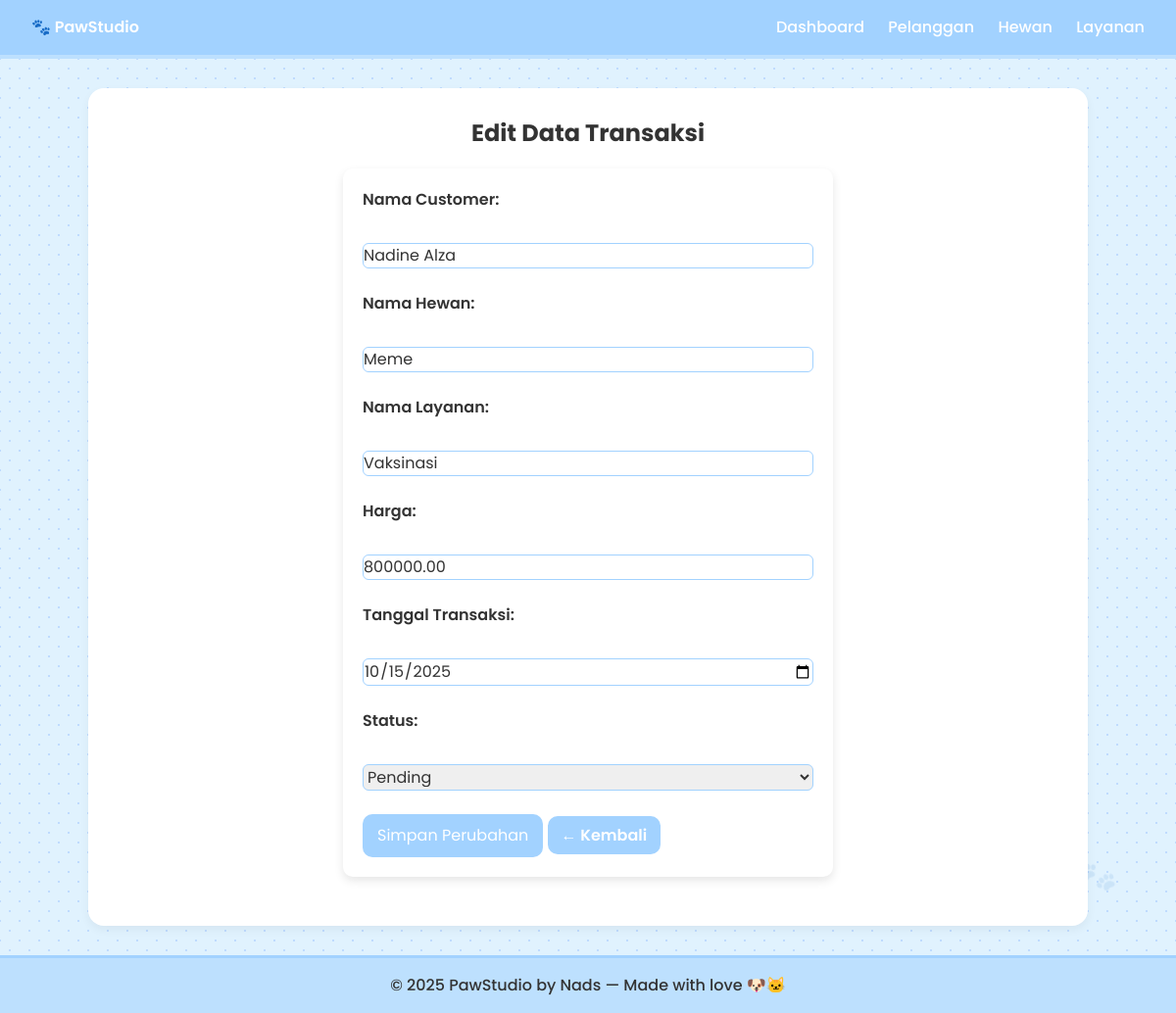
Page /transactions/edit_transactions.php?id=6 on the committed database.
### tables this page shows
CREATE TABLE IF NOT EXISTS `transactions` (
  `id` int NOT NULL AUTO_INCREMENT,
  `customer_name` varchar(100) NOT NULL,
  `pet_name` varchar(100) NOT NULL,
  `service_name` varchar(100) NOT NULL,
  `price` decimal(10,2) NOT NULL,
  `date` date DEFAULT (curdate()),
  `status` enum('pending','done','cancelled') DEFAULT 'pending',
  PRIMARY KEY (`id`)
);

### transactions/edit_transactions.php (the view, shortened to what this page needs)
<?php
include '../koneksi.php';
include '../assets/header.php';
$id = $_GET['id'];
$result = $conn->query("SELECT * FROM transactions WHERE id = $id");
$row = $result->fetch_assoc();
?>
<h2 class="text-2xl font-bold text-center">Edit Data Transaksi</h2>
<form method="POST">
  <label>Nama Customer:</label><br>
  <input type="text" name="customer_name" value="<?= htmlspecialchars($row['customer_name']) ?>" required><br><br>
  <label>Nama Hewan:</label><br>
  <input type="text" name="pet_name" value="<?= htmlspecialchars($row['pet_name']) ?>" required><br><br>
  <label>Nama Layanan:</label><br>
  <input type="text" name="service_name" value="<?= htmlspecialchars($row['service_name']) ?>" required><br><br>
  <label>Harga:</label><br>
  <input type="number" name="price" value="<?= $row['price'] ?>" required><br><br>
  <label>Tanggal Transaksi:</label><br>
  <input type="date" name="date" value="<?= $row['date'] ?>"><br><br>
  <label>Status:</label><br>
  <select name="status">
    <option value="pending" <?= $row['status'] == 'pending' ? 'selected' : '' ?>>Pending</option>
  </select><br><br>
  <button type="submit" class="button">Simpan Perubahan</button>
  <a href="transaction.php" class="button">← Kembali</a>
</form>
<?php include '../assets/footer.php'; ?>

### assets/style.css (style rules this page uses)
body { font-family: 'Poppins', sans-serif; margin: 0; padding: 0; background-color: #E0F2FE; background-image: radial-gradient(#BFDBFE 1px, transparent 1px), radial-gradient(#BFDBFE 1px, transparent 1px); background-size: 20px 20px; background-position: 0 0, 10px 10px; color: #333; position: relative; overflow-x: hidden; }
body::after { content: "🐾 🐾 🐾"; font-size: 2rem; opacity: 0.1; position: fixed; bottom: 10%; right: 5%; pointer-events: none; transform: rotate(-15deg); }
a.button, button { background-color: #a2d2ff; color: white; padding: 8px 14px; border-radius: 10px; text-decoration: none; font-weight: 600; transition: all 0.3s ease; border: none; }
form { max-width: 500px; margin: 20px auto; padding: 20px; background-color: #ffffff; border-radius: 10px; box-shadow: 0 4px 10px rgba(0,0,0,0.1); }
label { display: block; margin-bottom: 8px; font-weight: 600; color: #333; }
input, textarea, select { width: 100%; padding: 10px; margin-bottom: 15px; border: 1px solid #a2d2ff; border-radius: 6px; font-family: 'Poppins', sans-serif; transition: border-color 0.3s; }
button, .button { background-color: #a2d2ff; color: white; padding: 10px 15px; border: none; border-radius: 10px; cursor: pointer; transition: background-color 0.3s; }

### rows in the picture
transactions: customer_name "Nadine Alza", pet_name "Meme", service_name "Vaksinasi", price "800000.00", date "10/15/2025", status "Pending"
